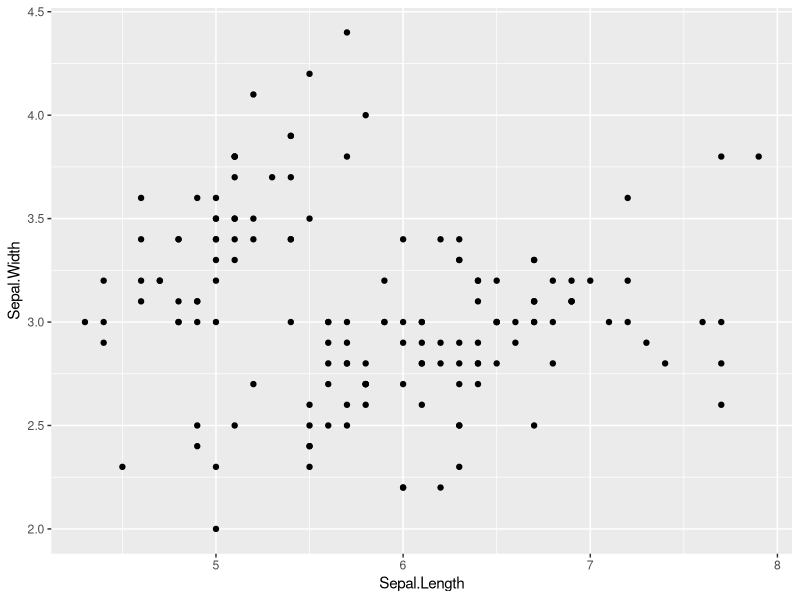
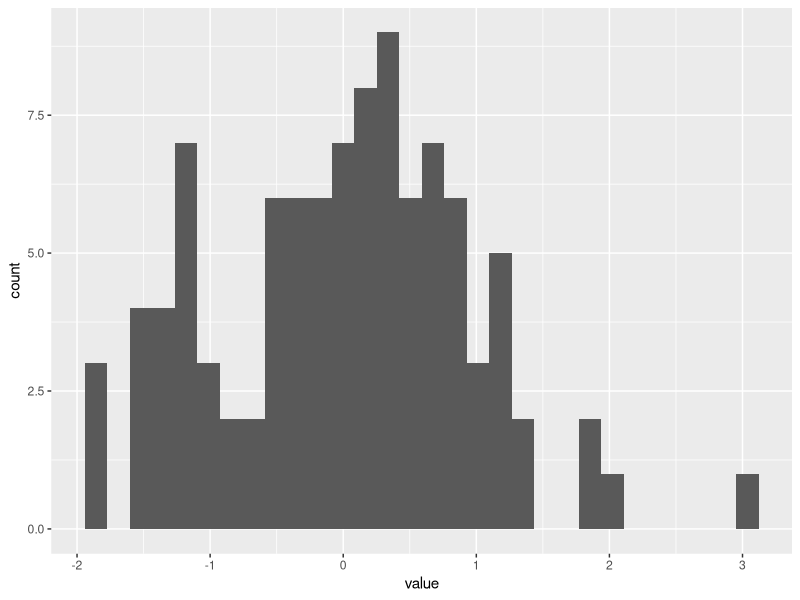
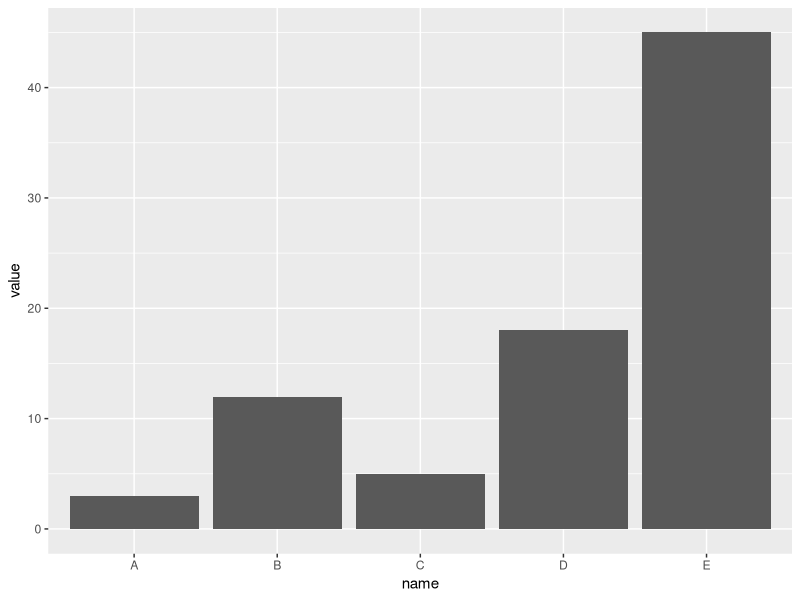
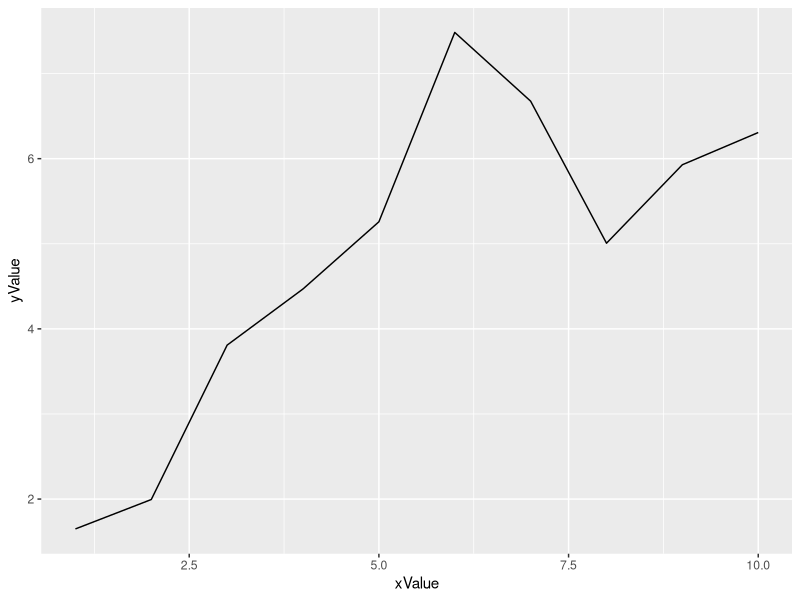
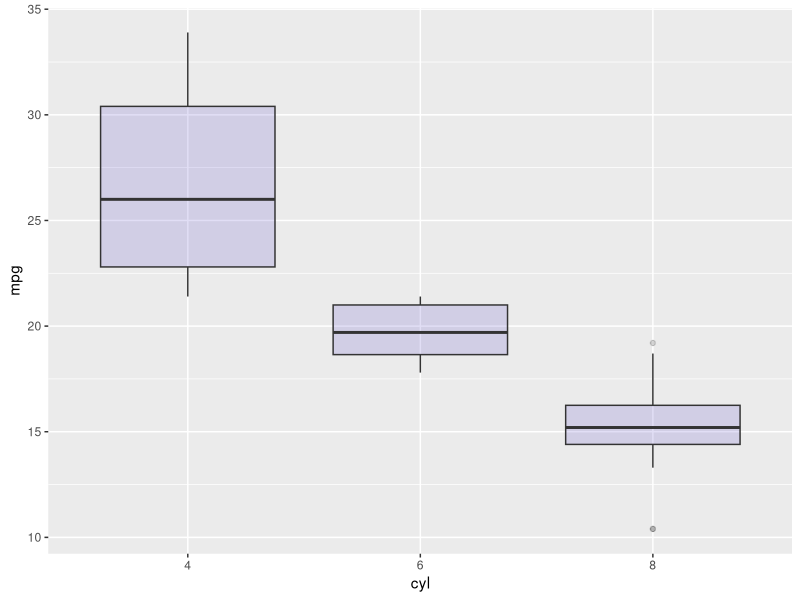
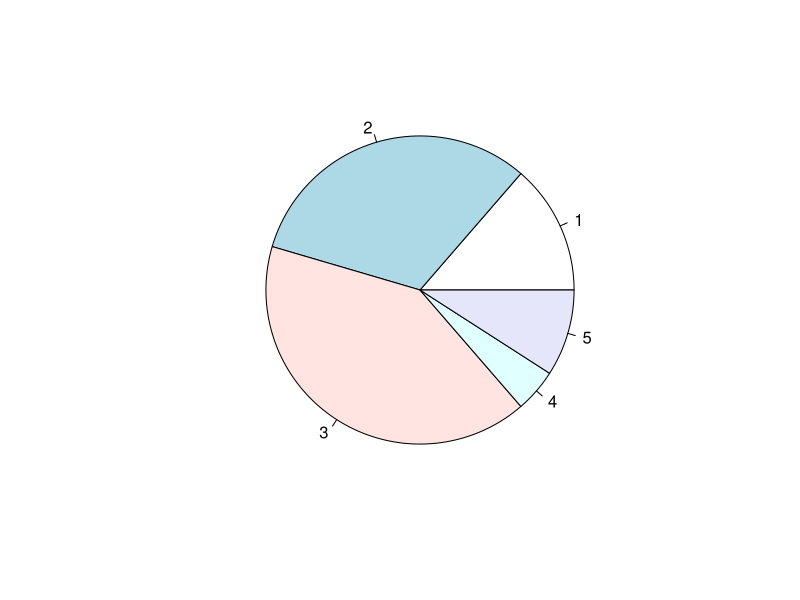

Source code (R) for these figures, in order:
## ---- chunk 1
library(ggplot2)
## ---- chunk 2
ggplot(iris, aes(x=Sepal.Length, y=Sepal.Width)) + 
    geom_point()
## ---- chunk 3
# dataset:
data=data.frame(value=rnorm(100))

# basic histogram
ggplot(data, aes(x=value)) + 
  geom_histogram()
## ---- chunk 4
# Create data
data <- data.frame(
  name=c("A","B","C","D","E") ,  
  value=c(3,12,5,18,45)
  )

# Barplot
ggplot(data, aes(x=name, y=value)) + 
  geom_bar(stat = "identity")
## ---- chunk 5
# create data
xValue <- 1:10
yValue <- cumsum(rnorm(10))
data <- data.frame(xValue,yValue)

# Plot
ggplot(data, aes(x=xValue, y=yValue)) +
  geom_line()
## ---- chunk 6
# A really basic boxplot.
ggplot(mtcars, aes(x=as.factor(cyl), y=mpg)) + 
    geom_boxplot(fill="slateblue", alpha=0.2) + 
    xlab("cyl")
## ---- chunk 7
Prop <- c(3,7,9,1,2)
 
# Make the default Pie Plot
pie(Prop)
